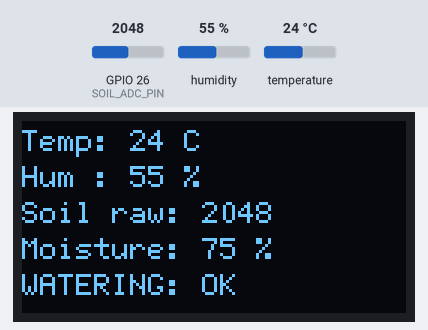
Bench run of a sketch on a simulated ESP32. Parts: 128×64 one-colour display. The test bench sets the inputs (shaded band); at power-on: GPIO 26 (SOIL_ADC_PIN) = 2048, humidity 55 %, temperature 24 °C (analog values on the 0–4095 scale). WiFi joins after 1.5 s; servers stay silent unless stated; web services answer with replies made up by the test bench; what the sketch prints to the serial monitor is not drawn.

Above: at 2.8 s.
2.9 s: GPIO 26 (SOIL_ADC_PIN) set to 2881
At 4.9 s:
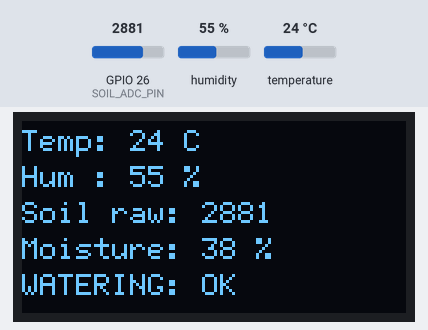
5.2 s: GPIO 26 (SOIL_ADC_PIN) set to 3003
At 6.2 s:
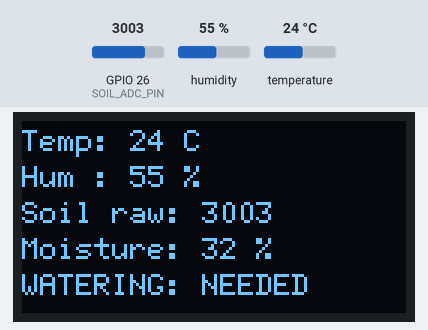
7.2 s: humidity set to 22 %
At 10.4 s:
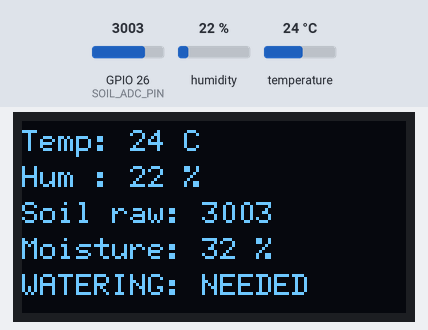
11.2 s: temperature set to 12 °C
At 14.7 s:
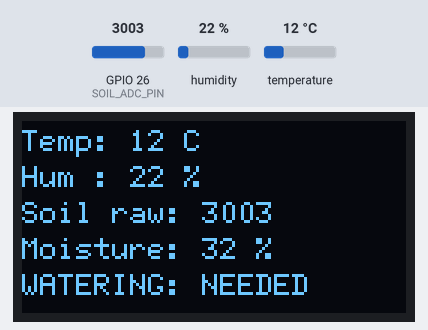
15.2 s: humidity set to 40 %
At 18.9 s:
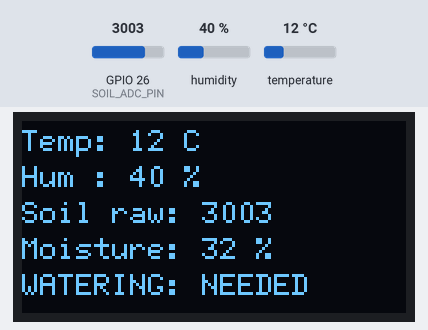
19.2 s: GPIO 26 (SOIL_ADC_PIN) set to 2866
At 20.8 s:
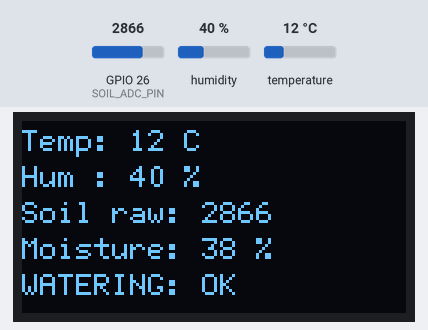
Timing chart, 0 to 22.2 s (numbered marks = the images above; inputs shaded):
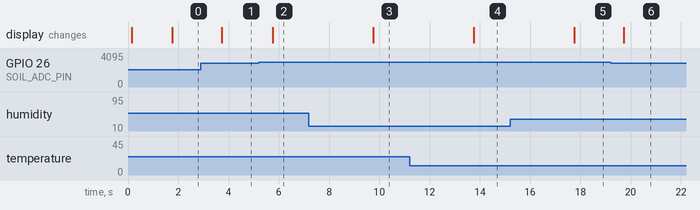

Measured:
- the behaviour switches between 2952 and 2953 on GPIO 26 (SOIL_ADC_PIN) (found by bisection; images 1 and 2)
- after the input at 2.9 s, the display: changes after 0.83 s (image 1)
- after the input at 5.2 s, the display: changes after 0.55 s (image 2)
- after the input at 7.2 s, the display: changes after 2.6 s (image 3)
- after the input at 11.2 s, the display: changes after 2.6 s (image 4)
- after the input at 15.2 s, the display: changes after 2.6 s (image 5)
- after the input at 19.2 s, the display: changes after 0.53 s (image 6)

The sketch:

WeatherStation.ino
```cpp
#include <Arduino.h>
#include <Wire.h>
#include <U8g2lib.h>
#include <DHT.h>
#include <WiFi.h>
#include <HTTPClient.h>
#include "config.h"
#include "secrets.h"

// ---------------- OLED ----------------
U8G2_SSD1306_128X64_NONAME_F_HW_I2C u8g2(
  U8G2_R0,
  U8X8_PIN_NONE
);

// ---------------- DHT11 ----------------
DHT dht(DHT_PIN, DHT_TYPE);

// ---------------- Readings ----------------
struct Readings {
  int rawSoil = 0;
  int moisturePercent = 0;

  float temperatureC = NAN;
  float humidityPercent = NAN;

  bool hasValidDht = false;
  bool dhtReadValidThisCycle = false;
};

Readings readings;

uint32_t lastReadMs = 0;
uint32_t lastCloudUpdateMs = 0;

// ThingSpeak free accounts should not be updated more frequently
// than once every 15 seconds.
static const uint32_t CLOUD_UPDATE_INTERVAL_MS = 15000;


// ============================================================
// SOIL SENSOR
// ============================================================

int readSoilRawAveraged(uint8_t samples = 8) {
  uint32_t sum = 0;

  for (uint8_t i = 0; i < samples; i++) {
    sum += analogRead(SOIL_ADC_PIN);
    delay(5);
  }

  return static_cast<int>(sum / samples);
}


int soilRawToPercent(int raw) {
  int pct = static_cast<int>(
    roundf(
      (float)(raw - SOIL_DRY_ADC) * 100.0f /
      (SOIL_WET_ADC - SOIL_DRY_ADC)
    )
  );

  return constrain(pct, 0, 100);
}


// ============================================================
// WATERING DECISION
// ============================================================

bool isWateringNeeded(const Readings& r) {

  const bool soilTooDry =
    (r.moisturePercent < SOIL_MOISTURE_THRESHOLD_PERCENT);

  const bool hotAndDryAir =
    r.hasValidDht &&
    (r.temperatureC >= TEMP_HIGH_C) &&
    (r.humidityPercent <= HUMIDITY_LOW_PERCENT);

  return soilTooDry || hotAndDryAir;
}


// ============================================================
// WIFI
// ============================================================

void connectWiFi() {

  Serial.println();
  Serial.print("Connecting to Wi-Fi");

  WiFi.begin(WIFI_SSID, WIFI_PASSWORD);

  int attempts = 0;

  while (WiFi.status() != WL_CONNECTED && attempts < 30) {

    delay(500);
    Serial.print(".");

    attempts++;
  }

  Serial.println();

  if (WiFi.status() == WL_CONNECTED) {

    Serial.println("Wi-Fi connected!");
    Serial.print("IP address: ");
    Serial.println(WiFi.localIP());

  } else {

    Serial.println("Wi-Fi connection failed.");
  }
}


// ============================================================
// THINGSPEAK
// ============================================================

void uploadToThingSpeak(const Readings& r, bool wateringNeeded) {

  if (WiFi.status() != WL_CONNECTED) {

    Serial.println("Wi-Fi disconnected. Trying to reconnect...");
    connectWiFi();

    if (WiFi.status() != WL_CONNECTED) {
      return;
    }
  }

  HTTPClient http;

  String url = "http://api.thingspeak.com/update?api_key=";
  url += THINGSPEAK_API_KEY;

  // Field 1 = Temperature
  // Field 2 = Humidity
  // Field 3 = Soil Moisture
  // Field 4 = Watering Required

  if (r.hasValidDht) {
    url += "&field1=";
    url += String(r.temperatureC, 2);

    url += "&field2=";
    url += String(r.humidityPercent, 2);
  }

  url += "&field3=";
  url += String(r.moisturePercent);

  url += "&field4=";
  url += String(wateringNeeded ? 1 : 0);

  http.begin(url);

  int httpCode = http.GET();

  if (httpCode > 0) {

    Serial.print("ThingSpeak HTTP response: ");
    Serial.println(httpCode);

    String response = http.getString();

    Serial.print("ThingSpeak response: ");
    Serial.println(response);

    if (httpCode == 200) {
      Serial.println("Cloud update successful!");
    }

  } else {

    Serial.print("ThingSpeak upload failed: ");
    Serial.println(http.errorToString(httpCode));
  }

  http.end();
}


// ============================================================
// SERIAL OUTPUT
// ============================================================

void printSerial(
  const Readings& r,
  bool wateringNeeded
) {

  Serial.println(F("------ ENVIRONMENT ------"));

  if (r.hasValidDht) {

    Serial.printf(
      "Temperature: %d C\n",
      (int)roundf(r.temperatureC)
    );

    Serial.printf(
      "Humidity   : %d %%\n",
      (int)roundf(r.humidityPercent)
    );

  } else {

    Serial.println(F("Temperature: N/A"));
    Serial.println(F("Humidity   : N/A"));
  }

  Serial.printf(
    "Soil Raw   : %d\n",
    r.rawSoil
  );

  Serial.printf(
    "Moisture   : %d %%\n",
    r.moisturePercent
  );

  if (!r.dhtReadValidThisCycle) {

    Serial.println(
      F("DHT Status : Invalid read (keeping last valid values)")
    );

  } else {

    Serial.println(F("DHT Status : OK"));
  }

  Serial.printf(
    "WATERING   : %s\n",
    wateringNeeded ? "NEEDED" : "OK"
  );

  Serial.println();
}


// ============================================================
// OLED DISPLAY
// ============================================================

void drawDisplay(
  const Readings& r,
  bool wateringNeeded
) {

  char line[32];

  u8g2.clearBuffer();
  u8g2.setFont(u8g2_font_6x12_tr);

  if (r.hasValidDht) {

    snprintf(
      line,
      sizeof(line),
      "Temp: %d C",
      (int)roundf(r.temperatureC)
    );

  } else {

    snprintf(line, sizeof(line), "Temp: --");
  }

  u8g2.drawStr(0, 10, line);


  if (r.hasValidDht) {

    snprintf(
      line,
      sizeof(line),
      "Hum : %d %%",
      (int)roundf(r.humidityPercent)
    );

  } else {

    snprintf(line, sizeof(line), "Hum : --");
  }

  u8g2.drawStr(0, 22, line);


  snprintf(
    line,
    sizeof(line),
    "Soil raw: %d",
    r.rawSoil
  );

  u8g2.drawStr(0, 34, line);


  snprintf(
    line,
    sizeof(line),
    "Moisture: %d %%",
    r.moisturePercent
  );

  u8g2.drawStr(0, 46, line);


  u8g2.drawStr(
    0,
    58,
    wateringNeeded
      ? "WATERING: NEEDED"
      : "WATERING: OK"
  );

  u8g2.sendBuffer();
}


// ============================================================
// SETUP
// ============================================================

void setup() {

  Serial.begin(115200);

  delay(100);


  // ---------- Soil sensor ----------

  pinMode(SOIL_ADC_PIN, INPUT);

  analogReadResolution(12);

  #ifdef ESP32
    analogSetPinAttenuation(
      SOIL_ADC_PIN,
      ADC_11db
    );
  #endif


  // ---------- DHT ----------

  dht.begin();


  // ---------- OLED ----------

  Wire.begin(
    OLED_SDA_PIN,
    OLED_SCL_PIN
  );

  u8g2.setI2CAddress(
    OLED_I2C_ADDR << 1
  );

  u8g2.begin();


  u8g2.clearBuffer();

  u8g2.setFont(
    u8g2_font_6x12_tr
  );

  u8g2.drawStr(
    0,
    12,
    "Starting sensors..."
  );

  u8g2.sendBuffer();


  // ---------- Wi-Fi ----------

  connectWiFi();


  // Make first sensor reading happen immediately
  lastReadMs =
    millis() - READ_INTERVAL_MS;

  // Allow first cloud update immediately
  lastCloudUpdateMs =
    millis() - CLOUD_UPDATE_INTERVAL_MS;
}


// ============================================================
// LOOP
// ============================================================

void loop() {

  const uint32_t now = millis();


  // ==========================================================
  // SENSOR READING EVERY 2 SECONDS
  // ==========================================================

  if (now - lastReadMs >= READ_INTERVAL_MS) {

    lastReadMs = now;


    // ---------- Soil ----------

    readings.rawSoil =
      readSoilRawAveraged(8);

    readings.moisturePercent =
      soilRawToPercent(
        readings.rawSoil
      );


    // ---------- DHT11 ----------

    float t = dht.readTemperature();
    float h = dht.readHumidity();

    readings.dhtReadValidThisCycle =
      !(isnan(t) || isnan(h));


    if (readings.dhtReadValidThisCycle) {

      readings.temperatureC = t;
      readings.humidityPercent = h;

      readings.hasValidDht = true;
    }


    // ---------- Decision ----------

    const bool wateringNeeded =
      isWateringNeeded(readings);


    // ---------- Local output ----------

    printSerial(
      readings,
      wateringNeeded
    );

    drawDisplay(
      readings,
      wateringNeeded
    );
  }


  // ==========================================================
  // CLOUD UPDATE EVERY 15 SECONDS
  // ==========================================================

  if (
    now - lastCloudUpdateMs >=
    CLOUD_UPDATE_INTERVAL_MS
  ) {

    lastCloudUpdateMs = now;

    const bool wateringNeeded =
      isWateringNeeded(readings);

    uploadToThingSpeak(
      readings,
      wateringNeeded
    );
  }
}
```

secrets.example.h
```cpp
#pragma once

#define WIFI_SSID       "Shreyash"
#define WIFI_PASSWORD   "Shreya@123"
#define THINGSPEAK_API_KEY "XRPMGX47538XWIZH"
```

config.h
```cpp
#pragma once

// ---------------- Pin Map ----------------
#define DHT_PIN         13   // IO13 -> dht_1.DATA
#define SOIL_ADC_PIN    26   // IO26 -> soil_1.AOUT
#define OLED_SDA_PIN    21   // IO21 -> oled_1.SDA
#define OLED_SCL_PIN    22   // IO22 -> oled_1.SCL
#define OLED_I2C_ADDR   0x3C

// ---------------- Sensor Types ----------------
#define DHT_TYPE DHT11

// ---------------- Timing ----------------
static const uint32_t READ_INTERVAL_MS = 2000;   // DHT11 safe interval (>= 2000 ms)

// ---------------- Soil Calibration (ESP32 12-bit ADC) ----------------
// Inverted probe: DRY gives higher ADC, WET gives lower ADC.
static const int SOIL_DRY_ADC = 3723;            // ~3.0V in air
static const int SOIL_WET_ADC = 1489;            // ~1.2V in water

// ---------------- Decision Thresholds ----------------
static const int   SOIL_MOISTURE_THRESHOLD_PERCENT = 35;  // below this => watering needed
static const float TEMP_HIGH_C = 30.0f;                   // high temperature threshold
static const float HUMIDITY_LOW_PERCENT = 40.0f;          // low humidity threshold
```
